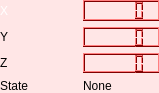
<?xml version="1.0" encoding="UTF-8"?>
<ui version="4.0">
 <class>Form</class>
 <widget class="QWidget" name="Form">
  <property name="geometry">
   <rect>
    <x>0</x>
    <y>0</y>
    <width>159</width>
    <height>93</height>
   </rect>
  </property>
  <property name="palette">
   <palette>
    <active>
     <colorrole role="WindowText">
      <brush brushstyle="SolidPattern">
       <color alpha="255">
        <red>0</red>
        <green>0</green>
        <blue>0</blue>
       </color>
      </brush>
     </colorrole>
     <colorrole role="Button">
      <brush brushstyle="SolidPattern">
       <color alpha="255">
        <red>255</red>
        <green>0</green>
        <blue>0</blue>
       </color>
      </brush>
     </colorrole>
     <colorrole role="Light">
      <brush brushstyle="SolidPattern">
       <color alpha="255">
        <red>255</red>
        <green>127</green>
        <blue>127</blue>
       </color>
      </brush>
     </colorrole>
     <colorrole role="Midlight">
      <brush brushstyle="SolidPattern">
       <color alpha="255">
        <red>255</red>
        <green>63</green>
        <blue>63</blue>
       </color>
      </brush>
     </colorrole>
     <colorrole role="Dark">
      <brush brushstyle="SolidPattern">
       <color alpha="255">
        <red>127</red>
        <green>0</green>
        <blue>0</blue>
       </color>
      </brush>
     </colorrole>
     <colorrole role="Mid">
      <brush brushstyle="SolidPattern">
       <color alpha="255">
        <red>170</red>
        <green>0</green>
        <blue>0</blue>
       </color>
      </brush>
     </colorrole>
     <colorrole role="Text">
      <brush brushstyle="SolidPattern">
       <color alpha="255">
        <red>0</red>
        <green>0</green>
        <blue>0</blue>
       </color>
      </brush>
     </colorrole>
     <colorrole role="BrightText">
      <brush brushstyle="SolidPattern">
       <color alpha="255">
        <red>255</red>
        <green>255</green>
        <blue>255</blue>
       </color>
      </brush>
     </colorrole>
     <colorrole role="ButtonText">
      <brush brushstyle="SolidPattern">
       <color alpha="255">
        <red>0</red>
        <green>0</green>
        <blue>0</blue>
       </color>
      </brush>
     </colorrole>
     <colorrole role="Base">
      <brush brushstyle="SolidPattern">
       <color alpha="255">
        <red>255</red>
        <green>255</green>
        <blue>255</blue>
       </color>
      </brush>
     </colorrole>
     <colorrole role="Window">
      <brush brushstyle="SolidPattern">
       <color alpha="25">
        <red>255</red>
        <green>0</green>
        <blue>0</blue>
       </color>
      </brush>
     </colorrole>
     <colorrole role="Shadow">
      <brush brushstyle="SolidPattern">
       <color alpha="255">
        <red>0</red>
        <green>0</green>
        <blue>0</blue>
       </color>
      </brush>
     </colorrole>
     <colorrole role="AlternateBase">
      <brush brushstyle="SolidPattern">
       <color alpha="255">
        <red>255</red>
        <green>127</green>
        <blue>127</blue>
       </color>
      </brush>
     </colorrole>
     <colorrole role="ToolTipBase">
      <brush brushstyle="SolidPattern">
       <color alpha="255">
        <red>255</red>
        <green>255</green>
        <blue>220</blue>
       </color>
      </brush>
     </colorrole>
     <colorrole role="ToolTipText">
      <brush brushstyle="SolidPattern">
       <color alpha="255">
        <red>0</red>
        <green>0</green>
        <blue>0</blue>
       </color>
      </brush>
     </colorrole>
    </active>
    <inactive>
     <colorrole role="WindowText">
      <brush brushstyle="SolidPattern">
       <color alpha="255">
        <red>0</red>
        <green>0</green>
        <blue>0</blue>
       </color>
      </brush>
     </colorrole>
     <colorrole role="Button">
      <brush brushstyle="SolidPattern">
       <color alpha="255">
        <red>255</red>
        <green>0</green>
        <blue>0</blue>
       </color>
      </brush>
     </colorrole>
     <colorrole role="Light">
      <brush brushstyle="SolidPattern">
       <color alpha="255">
        <red>255</red>
        <green>127</green>
        <blue>127</blue>
       </color>
      </brush>
     </colorrole>
     <colorrole role="Midlight">
      <brush brushstyle="SolidPattern">
       <color alpha="255">
        <red>255</red>
        <green>63</green>
        <blue>63</blue>
       </color>
      </brush>
     </colorrole>
     <colorrole role="Dark">
      <brush brushstyle="SolidPattern">
       <color alpha="255">
        <red>127</red>
        <green>0</green>
        <blue>0</blue>
       </color>
      </brush>
     </colorrole>
     <colorrole role="Mid">
      <brush brushstyle="SolidPattern">
       <color alpha="255">
        <red>170</red>
        <green>0</green>
        <blue>0</blue>
       </color>
      </brush>
     </colorrole>
     <colorrole role="Text">
      <brush brushstyle="SolidPattern">
       <color alpha="255">
        <red>0</red>
        <green>0</green>
        <blue>0</blue>
       </color>
      </brush>
     </colorrole>
     <colorrole role="BrightText">
      <brush brushstyle="SolidPattern">
       <color alpha="255">
        <red>255</red>
        <green>255</green>
        <blue>255</blue>
       </color>
      </brush>
     </colorrole>
     <colorrole role="ButtonText">
      <brush brushstyle="SolidPattern">
       <color alpha="255">
        <red>0</red>
        <green>0</green>
        <blue>0</blue>
       </color>
      </brush>
     </colorrole>
     <colorrole role="Base">
      <brush brushstyle="SolidPattern">
       <color alpha="255">
        <red>255</red>
        <green>255</green>
        <blue>255</blue>
       </color>
      </brush>
     </colorrole>
     <colorrole role="Window">
      <brush brushstyle="SolidPattern">
       <color alpha="25">
        <red>255</red>
        <green>0</green>
        <blue>0</blue>
       </color>
      </brush>
     </colorrole>
     <colorrole role="Shadow">
      <brush brushstyle="SolidPattern">
       <color alpha="255">
        <red>0</red>
        <green>0</green>
        <blue>0</blue>
       </color>
      </brush>
     </colorrole>
     <colorrole role="AlternateBase">
      <brush brushstyle="SolidPattern">
       <color alpha="255">
        <red>255</red>
        <green>127</green>
        <blue>127</blue>
       </color>
      </brush>
     </colorrole>
     <colorrole role="ToolTipBase">
      <brush brushstyle="SolidPattern">
       <color alpha="255">
        <red>255</red>
        <green>255</green>
        <blue>220</blue>
       </color>
      </brush>
     </colorrole>
     <colorrole role="ToolTipText">
      <brush brushstyle="SolidPattern">
       <color alpha="255">
        <red>0</red>
        <green>0</green>
        <blue>0</blue>
       </color>
      </brush>
     </colorrole>
    </inactive>
    <disabled>
     <colorrole role="WindowText">
      <brush brushstyle="SolidPattern">
       <color alpha="255">
        <red>127</red>
        <green>0</green>
        <blue>0</blue>
       </color>
      </brush>
     </colorrole>
     <colorrole role="Button">
      <brush brushstyle="SolidPattern">
       <color alpha="255">
        <red>255</red>
        <green>0</green>
        <blue>0</blue>
       </color>
      </brush>
     </colorrole>
     <colorrole role="Light">
      <brush brushstyle="SolidPattern">
       <color alpha="255">
        <red>255</red>
        <green>127</green>
        <blue>127</blue>
       </color>
      </brush>
     </colorrole>
     <colorrole role="Midlight">
      <brush brushstyle="SolidPattern">
       <color alpha="255">
        <red>255</red>
        <green>63</green>
        <blue>63</blue>
       </color>
      </brush>
     </colorrole>
     <colorrole role="Dark">
      <brush brushstyle="SolidPattern">
       <color alpha="255">
        <red>127</red>
        <green>0</green>
        <blue>0</blue>
       </color>
      </brush>
     </colorrole>
     <colorrole role="Mid">
      <brush brushstyle="SolidPattern">
       <color alpha="255">
        <red>170</red>
        <green>0</green>
        <blue>0</blue>
       </color>
      </brush>
     </colorrole>
     <colorrole role="Text">
      <brush brushstyle="SolidPattern">
       <color alpha="255">
        <red>127</red>
        <green>0</green>
        <blue>0</blue>
       </color>
      </brush>
     </colorrole>
     <colorrole role="BrightText">
      <brush brushstyle="SolidPattern">
       <color alpha="255">
        <red>255</red>
        <green>255</green>
        <blue>255</blue>
       </color>
      </brush>
     </colorrole>
     <colorrole role="ButtonText">
      <brush brushstyle="SolidPattern">
       <color alpha="255">
        <red>127</red>
        <green>0</green>
        <blue>0</blue>
       </color>
      </brush>
     </colorrole>
     <colorrole role="Base">
      <brush brushstyle="SolidPattern">
       <color alpha="25">
        <red>255</red>
        <green>0</green>
        <blue>0</blue>
       </color>
      </brush>
     </colorrole>
     <colorrole role="Window">
      <brush brushstyle="SolidPattern">
       <color alpha="25">
        <red>255</red>
        <green>0</green>
        <blue>0</blue>
       </color>
      </brush>
     </colorrole>
     <colorrole role="Shadow">
      <brush brushstyle="SolidPattern">
       <color alpha="255">
        <red>0</red>
        <green>0</green>
        <blue>0</blue>
       </color>
      </brush>
     </colorrole>
     <colorrole role="AlternateBase">
      <brush brushstyle="SolidPattern">
       <color alpha="255">
        <red>255</red>
        <green>0</green>
        <blue>0</blue>
       </color>
      </brush>
     </colorrole>
     <colorrole role="ToolTipBase">
      <brush brushstyle="SolidPattern">
       <color alpha="255">
        <red>255</red>
        <green>255</green>
        <blue>220</blue>
       </color>
      </brush>
     </colorrole>
     <colorrole role="ToolTipText">
      <brush brushstyle="SolidPattern">
       <color alpha="255">
        <red>0</red>
        <green>0</green>
        <blue>0</blue>
       </color>
      </brush>
     </colorrole>
    </disabled>
   </palette>
  </property>
  <property name="windowTitle">
   <string>Form</string>
  </property>
  <widget class="QWidget" name="gridLayoutWidget">
   <property name="geometry">
    <rect>
     <x>0</x>
     <y>0</y>
     <width>160</width>
     <height>93</height>
    </rect>
   </property>
   <layout class="QGridLayout" name="gridLayout">
    <item row="2" column="1">
     <widget class="QLCDNumber" name="z_value"/>
    </item>
    <item row="1" column="1">
     <widget class="QLCDNumber" name="y_value"/>
    </item>
    <item row="0" column="1">
     <widget class="QLCDNumber" name="x_value"/>
    </item>
    <item row="0" column="0">
     <widget class="QLabel" name="label_2">
      <property name="palette">
       <palette>
        <active>
         <colorrole role="WindowText">
          <brush brushstyle="SolidPattern">
           <color alpha="255">
            <red>255</red>
            <green>255</green>
            <blue>255</blue>
           </color>
          </brush>
         </colorrole>
         <colorrole role="Button">
          <brush brushstyle="SolidPattern">
           <color alpha="255">
            <red>170</red>
            <green>85</green>
            <blue>0</blue>
           </color>
          </brush>
         </colorrole>
         <colorrole role="Text">
          <brush brushstyle="SolidPattern">
           <color alpha="255">
            <red>255</red>
            <green>255</green>
            <blue>255</blue>
           </color>
          </brush>
         </colorrole>
         <colorrole role="Base">
          <brush brushstyle="SolidPattern">
           <color alpha="255">
            <red>255</red>
            <green>255</green>
            <blue>255</blue>
           </color>
          </brush>
         </colorrole>
         <colorrole role="Window">
          <brush brushstyle="SolidPattern">
           <color alpha="25">
            <red>159</red>
            <green>255</green>
            <blue>144</blue>
           </color>
          </brush>
         </colorrole>
        </active>
        <inactive>
         <colorrole role="WindowText">
          <brush brushstyle="SolidPattern">
           <color alpha="255">
            <red>255</red>
            <green>255</green>
            <blue>255</blue>
           </color>
          </brush>
         </colorrole>
         <colorrole role="Button">
          <brush brushstyle="SolidPattern">
           <color alpha="255">
            <red>170</red>
            <green>85</green>
            <blue>0</blue>
           </color>
          </brush>
         </colorrole>
         <colorrole role="Text">
          <brush brushstyle="SolidPattern">
           <color alpha="255">
            <red>255</red>
            <green>255</green>
            <blue>255</blue>
           </color>
          </brush>
         </colorrole>
         <colorrole role="Base">
          <brush brushstyle="SolidPattern">
           <color alpha="255">
            <red>255</red>
            <green>255</green>
            <blue>255</blue>
           </color>
          </brush>
         </colorrole>
         <colorrole role="Window">
          <brush brushstyle="SolidPattern">
           <color alpha="25">
            <red>159</red>
            <green>255</green>
            <blue>144</blue>
           </color>
          </brush>
         </colorrole>
        </inactive>
        <disabled>
         <colorrole role="WindowText">
          <brush brushstyle="SolidPattern">
           <color alpha="255">
            <red>127</red>
            <green>0</green>
            <blue>0</blue>
           </color>
          </brush>
         </colorrole>
         <colorrole role="Button">
          <brush brushstyle="SolidPattern">
           <color alpha="255">
            <red>170</red>
            <green>85</green>
            <blue>0</blue>
           </color>
          </brush>
         </colorrole>
         <colorrole role="Text">
          <brush brushstyle="SolidPattern">
           <color alpha="255">
            <red>127</red>
            <green>0</green>
            <blue>0</blue>
           </color>
          </brush>
         </colorrole>
         <colorrole role="Base">
          <brush brushstyle="SolidPattern">
           <color alpha="25">
            <red>159</red>
            <green>255</green>
            <blue>144</blue>
           </color>
          </brush>
         </colorrole>
         <colorrole role="Window">
          <brush brushstyle="SolidPattern">
           <color alpha="25">
            <red>159</red>
            <green>255</green>
            <blue>144</blue>
           </color>
          </brush>
         </colorrole>
        </disabled>
       </palette>
      </property>
      <property name="text">
       <string>X</string>
      </property>
     </widget>
    </item>
    <item row="1" column="0">
     <widget class="QLabel" name="label">
      <property name="text">
       <string>Y</string>
      </property>
     </widget>
    </item>
    <item row="2" column="0">
     <widget class="QLabel" name="label_3">
      <property name="text">
       <string>Z</string>
      </property>
     </widget>
    </item>
    <item row="3" column="0">
     <widget class="QLabel" name="label_4">
      <property name="text">
       <string>State</string>
      </property>
     </widget>
    </item>
    <item row="3" column="1">
     <widget class="QLabel" name="state_value">
      <property name="text">
       <string>None</string>
      </property>
     </widget>
    </item>
   </layout>
  </widget>
 </widget>
 <resources/>
 <connections/>
</ui>
